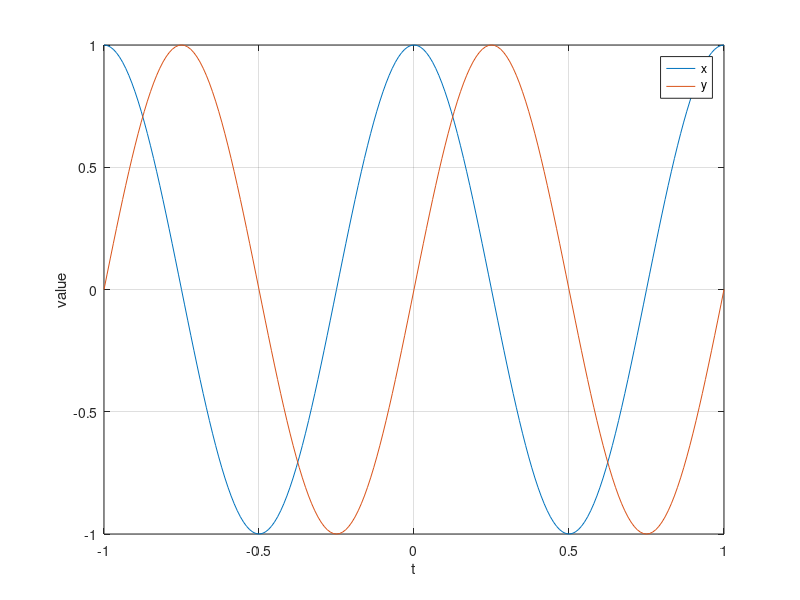

This chart was generated by the following MATLAB code:
clear
t=-1:0.01:1;
x=cos(2*pi*t);
y=sin(2*pi*t);
figure(1)
plot(t, x, t, y)
xlabel('t');ylabel('value');
legend('x', 'y')
grid on